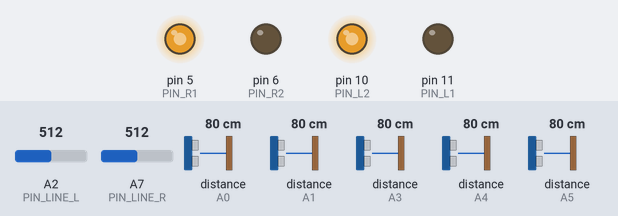
Simulated run of this sketch. Board: Arduino Nano, built with avr-gcc and run on an emulated ATmega328P. On the bench: output pins drawn as LEDs (lit = HIGH). Dashed ring = blinking. The test bench sets the inputs (shaded band); at power-on: A7 (PIN_LINE_R) = 512, distance to the obstacle (sensors on A0, A1, A3, A4, A5) 80 cm, A2 (PIN_LINE_L) = 512. Random numbers use the default seed unless the sketch sets one; what the sketch prints to the serial monitor is not drawn.

Above: at 6.2 s.
6.3 s: A7 (PIN_LINE_R) set to 491
At 7.5 s:
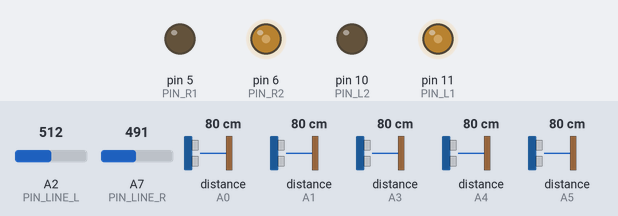
At 8.5 s:
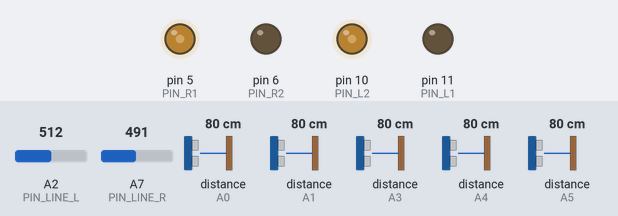
9.3 s: distance to the obstacle (sensor on A0) set to 21 cm
12.3 s: distance to the obstacle (sensor on A0) set to 17 cm
14.0 s: distance to the obstacle (sensor on A1) set to 20 cm
15.5 s: distance to the obstacle (sensor on A1) set to 16 cm
At 16.8 s:
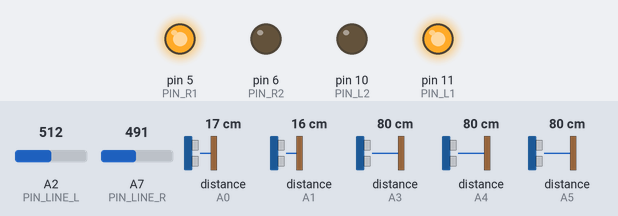
17.3 s: A2 (PIN_LINE_L) set to 992
At 17.8 s:
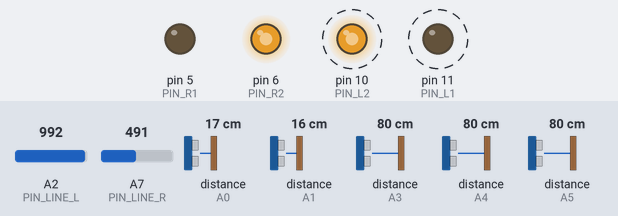
Timing chart, 0 to 21.3 s (numbered marks = the images above; inputs shaded):
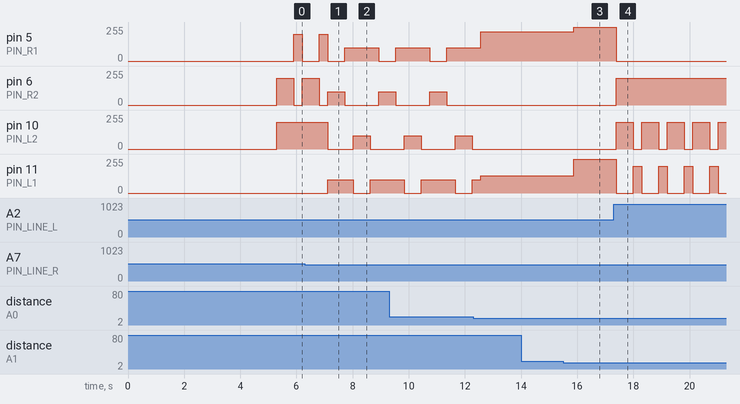

Measured:
- the behaviour switches between 501 and 500 on A7 (PIN_LINE_R) (found by bisection; images 0 and 1)
- the behaviour switches between 18 and 17 cm on distance to the obstacle (sensor on A1) (found by bisection; images 2 and 3)
- after the input at 6.3 s, pin 10 (PIN_L2): 200/255 → 0/255 after 0.82 s, → 100/255 0.91 s later, → 0/255 0.60 s later; pin 11 (PIN_L1): 0/255 → 100/255 after 0.82 s, → 0/255 0.91 s later, → 100/255 0.60 s later
- after the input at 14.0 s, every drawn part: stays the same
- after the input at 15.5 s, pin 5 (PIN_R1): 220/255 → 255/255 after 0.38 s; pin 11 (PIN_L1): 130/255 → 255/255 after 0.38 s
- after the input at 17.3 s, pin 5 (PIN_R1): 255/255 → 0/255 after 0.09 s; pin 6 (PIN_R2): 0/255 → 200/255 after 0.09 s; pin 10 (PIN_L2): alternates 200/255 for 0.60 s and 0/255 for 0.30 s, starting after 0.09 s; pin 11 (PIN_L1): alternates 200/255 for 0.30 s and 0/255 for 0.60 s, starting after 0.09 s

The sketch:

main.ino
```cpp
#include "Motors.h"    // ไฟล์ควบคุมมอเตอร์
#include "Sensors.h"   // ไฟล์อ่าน sensor
#include "Strategy.h"  // ไฟล์ตัดสินใจ AI

// ============================================================
//  main.ino — จุดเริ่มต้นโปรแกรม
//
//  Arduino จะเรียกฟังก์ชัน setup() 1 ครั้งตอนเปิดเครื่อง
//  แล้ววนเรียก loop() ซ้ำๆ ไปเรื่อยๆ ตลอดเวลา
// ============================================================


void setup() {
  Motors::begin();   // เตรียมขามอเตอร์ให้พร้อมใช้งาน
  Sensors::begin();  // เตรียม sensor ระยะและ sensor เส้น
  AI::reset();       // ล้างค่า state ของ AI ให้เริ่มต้นใหม่

  // รอ 5 วินาทีตามกติกา WRS ก่อนที่หุ่นจะเริ่มเคลื่อนที่
  // (ให้เวลาวางหุ่นบนสนามแล้วถอยมือออก)
  delay(5000);
}


void loop() {
  // 1. อ่านค่าระยะจาก sensor รอบตัว
  Dist dist = Sensors::readDist();

  // 2. อ่านค่า sensor ตรวจเส้นขาว
  Line line = Sensors::readLine();

  // 3. ส่งข้อมูลให้ AI ตัดสินใจ และสั่งมอเตอร์
  AI::run(dist, line);

  // loop() จะวนซ้ำเร็วมาก (หลายร้อยครั้งต่อวินาที)
  // ทำให้หุ่นตอบสนองต่อ sensor ได้แทบจะทันที
}
```

Motors.cpp
```cpp
#include "Motors.h"
#include "Config.h"
#include <Arduino.h>

// ============================================================
//  Motors.cpp — โค้ดควบคุมมอเตอร์ผ่าน H-Bridge
//
//  H-Bridge คือวงจรที่ทำให้มอเตอร์หมุนได้ทั้ง 2 ทิศ
//  โดยใช้ 2 ขาต่อมอเตอร์ 1 ตัว ดังนี้:
//
//    speed > 0  →  PIN_x1 = PWM (speed),  PIN_x2 = LOW   (เดินหน้า)
//    speed < 0  →  PIN_x1 = LOW,          PIN_x2 = PWM   (ถอยหลัง)
//    speed = 0  →  PIN_x1 = LOW,          PIN_x2 = LOW   (หยุด)
//
//  PWM คือสัญญาณ 0-255 ที่บอก "ความเร็ว" ของมอเตอร์
// ============================================================


// ── ฟังก์ชัน private (ใช้ภายใน file นี้เท่านั้น) ────────────
namespace {

  // ขับมอเตอร์ 1 ตัว
  // pin1 = ขาเดินหน้า, pin2 = ขาถอยหลัง, speed = ความเร็ว (-255 ถึง 255)
  void driveMotor(int pin1, int pin2, int speed) {

    // ป้องกันค่าเกินขอบเขต (เผื่อโค้ดส่งค่า 300 มาโดยบังเอิญ)
    speed = constrain(speed, -255, 255);

    if (speed > 0) {
      // เดินหน้า: ปล่อย PWM ที่ pin1, ดับ pin2
      analogWrite(pin1, speed);
      digitalWrite(pin2, LOW);
    }
    else if (speed < 0) {
      // ถอยหลัง: ดับ pin1, ปล่อย PWM ที่ pin2 (speed เป็นลบ จึงต้อง -speed)
      digitalWrite(pin1, LOW);
      analogWrite(pin2, -speed);
    }
    else {
      // หยุด: ดับทั้งสองขา
      digitalWrite(pin1, LOW);
      digitalWrite(pin2, LOW);
    }
  }

} // ปิด namespace (anonymous)


// ── Public API ───────────────────────────────────────────────

// เตรียมขาทั้งหมดให้เป็น OUTPUT
void Motors::begin() {
  pinMode(PIN_L1, OUTPUT);
  pinMode(PIN_L2, OUTPUT);
  pinMode(PIN_R1, OUTPUT);
  pinMode(PIN_R2, OUTPUT);
}

// สั่งมอเตอร์ซ้ายและขวาพร้อมกัน
void Motors::move(int leftSpeed, int rightSpeed) {
  driveMotor(PIN_L1, PIN_L2, leftSpeed);
  driveMotor(PIN_R1, PIN_R2, rightSpeed);
}

// หยุดมอเตอร์ทั้งคู่
void Motors::stop() {
  move(0, 0);
}
```

Motors.h
```cpp
#pragma once

// ============================================================
//  Motors.h — ประกาศ API ของมอเตอร์
//
//  ไฟล์นี้คือ "สารบัญ" บอกว่ามีฟังก์ชันอะไรใช้ได้บ้าง
//  โค้ดจริงอยู่ใน Motors.cpp
//
//  วิธีเรียกใช้จากไฟล์อื่น:
//    Motors::begin();          ← เรียกครั้งเดียวใน setup()
//    Motors::move(200, 200);   ← เดินหน้าเต็มสปีด
//    Motors::move(-200, 200);  ← หมุนซ้าย
//    Motors::stop();           ← หยุดทั้งคู่
//
//  ค่าความเร็ว:
//    +255 = เดินหน้าเต็มสปีด
//    -255 = ถอยหลังเต็มสปีด
//       0 = หยุด
// ============================================================

namespace Motors {

  // เตรียมขามอเตอร์ — เรียกใน setup() ครั้งเดียว
  void begin();

  // สั่งความเร็วมอเตอร์ซ้าย/ขวา (ค่า -255 ถึง +255)
  void move(int leftSpeed, int rightSpeed);

  // หยุดทั้งสองมอเตอร์ (เหมือนเรียก move(0, 0))
  void stop();

}
```

Sensors.cpp
```cpp
#include <Arduino.h>
#include "Sensors.h"
#include "Config.h"
#include <SharpIR.h>

// ============================================================
//  Sensors.cpp — อ่านค่า Sharp GP2Y0A41SK0F × 5 และ sensor เส้น × 2
//
//  ต้องติดตั้ง library ก่อน:
//    Arduino IDE → Library Manager → ค้นหา "SharpIR" → Install
//
//  library จะแปลงค่า Analog ของ sensor ให้เป็นระยะ (cm) อัตโนมัติ
//  เราแค่ต้องแปลงต่อจาก cm → mm และกรองค่าที่ไม่น่าเชื่อถือออก
// ============================================================


// ── สร้าง object sensor ทั้ง 5 ตัว ─────────────────────────
//
//  SharpIR(รุ่นเซนเซอร์, ขา analog)
//  รุ่น GP2Y0A41SK0F คือรหัสที่ library ใช้เพื่อเลือก curve ที่ถูกต้อง
//
//  วางใน namespace {} เพื่อซ่อน ไม่ให้ไฟล์อื่นเรียกใช้โดยตรง

namespace {

  SharpIR sensorSL(SharpIR::GP2Y0A41SK0F, PIN_SHARP_SL);
  SharpIR sensorFL(SharpIR::GP2Y0A41SK0F, PIN_SHARP_FL);
  SharpIR sensorFC(SharpIR::GP2Y0A41SK0F, PIN_SHARP_FC);
  SharpIR sensorFR(SharpIR::GP2Y0A41SK0F, PIN_SHARP_FR);
  SharpIR sensorSR(SharpIR::GP2Y0A41SK0F, PIN_SHARP_SR);


  // อ่านค่าจาก sensor หลายครั้งแล้วเฉลี่ย เพื่อลด noise
  // SHARP_SAMPLES กำหนดใน Config.h (ค่าเริ่มต้น = 3)
  int readAverage(SharpIR& sensor) {
    long sum = 0;
    for (int i = 0; i < SHARP_SAMPLES; i++) {
      sum += sensor.distance();
    }
    return (int)(sum / SHARP_SAMPLES);
  }

  // แปลงค่าจาก cm → mm และกรองค่านอกช่วงที่เชื่อถือได้ออก
  //
  // ทำไมต้องกรอง? เพราะ sensor นี้วัดแม่นแค่ 40–300 mm
  // ถ้าใกล้กว่า 40mm ค่าจะบิดเบี้ยว, ไกลกว่า 300mm วัดไม่ถึง
  int toMM(int cm) {
    int mm = cm * 10;

    if (mm < SHARP_MIN_MM || mm > SHARP_MAX_MM) {
      return NO_TARGET;  // ค่าไม่น่าเชื่อถือ → แทนด้วย "ไม่เจอ"
    }

    return mm;
  }

} // ปิด namespace (anonymous)


// ── Public API ───────────────────────────────────────────────

void Sensors::begin() {
  Serial.begin(115200);  // เปิด Serial สำหรับ debug ผ่าน Serial Monitor

  // Sharp GP2Y เป็น Analog sensor → ตั้งขาเป็น INPUT
  pinMode(PIN_SHARP_SL, INPUT);
  pinMode(PIN_SHARP_FL, INPUT);
  pinMode(PIN_SHARP_FC, INPUT);
  pinMode(PIN_SHARP_FR, INPUT);
  pinMode(PIN_SHARP_SR, INPUT);

  // sensor เส้นก็เป็น Analog เช่นกัน
  pinMode(PIN_LINE_L, INPUT);
  pinMode(PIN_LINE_R, INPUT);

  Serial.println(F("[Sensors] พร้อมใช้งาน"));
  // F("...") = เก็บข้อความใน Flash memory แทน RAM ประหยัด memory ได้
}


// อ่านค่าระยะจาก sensor ทั้ง 5 ตัว
// .distance() คืนค่าเป็น cm จากนั้นเรา toMM() แปลงเป็น mm
Dist Sensors::readDist() {
  Dist d;
  d.sl = toMM(readAverage(sensorSL));
  d.fl = toMM(readAverage(sensorFL));
  d.fc = toMM(readAverage(sensorFC));
  d.fr = toMM(readAverage(sensorFR));
  d.sr = toMM(readAverage(sensorSR));
  return d;
}


// อ่านค่า sensor เส้นทั้งสองข้าง
Line Sensors::readLine() {
  Line l;

  // analogRead() คืนค่า 0–1023
  l.leftRaw  = analogRead(PIN_LINE_L);
  l.rightRaw = analogRead(PIN_LINE_R);

  // เปรียบกับ Threshold → ถ้าเกิน = เจอเส้นขาว
  l.left  = l.leftRaw  > LINE_L_TH;
  l.right = l.rightRaw > LINE_R_TH;

  return l;
}
```

Sensors.h
```cpp
#pragma once

// ============================================================
//  Sensors.h — โครงสร้างข้อมูลและ API อ่านค่า Sensor
//
//  ไฟล์นี้กำหนด "รูปแบบข้อมูล" ที่ sensor จะส่งคืนมา
//  โค้ดจริงอยู่ใน Sensors.cpp
// ============================================================


// ── ข้อมูลระยะจาก Sensor รอบตัว ─────────────────────────────
//
//  หน่วยเป็น mm (มิลลิเมตร)
//  ถ้าเป็น NO_TARGET (999) = ไม่เจอวัตถุ หรือ sensor อ่านไม่ได้
//
//  ตำแหน่งของ sensor:
//
//         [sl]  [fl][fc][fr]  [sr]
//          ◄─       ▲▲▲       ─►
//        ข้าง     หน้าหุ่น     ข้าง
//        ซ้าย                  ขวา

struct Dist {
  int sl;   // Side Left  — sensor ข้างซ้าย
  int fl;   // Front Left — sensor หน้าซ้าย
  int fc;   // Front Center — sensor หน้ากลาง
  int fr;   // Front Right — sensor หน้าขวา
  int sr;   // Side Right — sensor ข้างขวา
};


// ── ข้อมูล Sensor เส้น ───────────────────────────────────────
//
//  left/right = true  → "เจอเส้นขาว" → หุ่นกำลังจะออกนอกสนาม!
//  leftRaw/rightRaw   → ค่าดิบจาก analogRead (0–1023) ไว้ debug

struct Line {
  bool left;      // เจอเส้นขาวซ้าย?
  bool right;     // เจอเส้นขาวขวา?
  int  leftRaw;   // ค่าดิบ sensor เส้นซ้าย (ไว้ดูตอน calibrate)
  int  rightRaw;  // ค่าดิบ sensor เส้นขวา
};


// ── API ──────────────────────────────────────────────────────

namespace Sensors {

  // เตรียม sensor ทั้งหมด — เรียกใน setup() ครั้งเดียว
  void begin();

  // อ่านระยะจาก sensor รอบตัวทั้ง 5 ตัว คืนค่าเป็น Dist
  Dist readDist();

  // อ่านค่า sensor เส้นทั้งสองข้าง คืนค่าเป็น Line
  Line readLine();

}
```

Strategy.cpp
```cpp
#include <Arduino.h>
#include "Strategy.h"
#include "Motors.h"
#include "Config.h"

// ============================================================
//  Strategy.cpp — AI หุ่นยนต์ซูโม่
//
//  ภาพรวมการทำงาน:
//
//    loop() เรียก AI::run() ทุกรอบ
//         │
//         ▼
//    เจอเส้น? ──Yes──► [ESCAPE_BACK] ถอยหลัง 180ms
//         │                    │
//         No                   ▼
//         │             [ESCAPE_TURN] หมุนกลับ 220ms
//         ▼                    │
//    เห็นศัตรู? ──No──► [SEARCH] หมุนหา (spiral)
//         │
//         Yes
//         │
//    ศัตรูใกล้? ──Yes──► [ATTACK] พุ่งชน
//         │
//         No
//         │
//         └────────────► [TRACK] เลี้ยวตาม
// ============================================================


// ── ชนิดข้อมูล (Enum) ────────────────────────────────────────

enum EscapeState {
  ESC_IDLE = 0,   // ปกติ ไม่ได้หนีเส้น
  ESC_BACK = 1,   // กำลังถอยหลังหนีเส้น
  ESC_TURN = 2,   // กำลังหมุนกลับเข้าสนาม
};

enum TargetDir {
  DIR_NONE   =  0,   // ไม่เห็นศัตรูเลย
  DIR_CENTER =  2,   // ศัตรูอยู่ตรงหน้าพอดี → วิ่งตรง
  DIR_LEFT   = -1,   // ศัตรูอยู่ทางซ้าย
  DIR_RIGHT  =  1,   // ศัตรูอยู่ทางขวา
};


// ── ตัวแปร "จำ state" (ใช้ภายใน file นี้เท่านั้น) ────────────
namespace {

  // -- จำ state การหนีเส้น --
  EscapeState   escapeState = ESC_IDLE;
  bool          escapeTurnRight = false;  // [FIX #2] ชื่อชัดเจน: true = หมุนขวา
  unsigned long escapeTimer = 0;

  // -- จำ target ล่าสุด --
  TargetDir     lastTarget  = DIR_NONE;
  unsigned long targetTimer = 0;

  // -- จำ state การค้นหา --
  bool          searchDir   = false;
  unsigned long searchTimer = 0;


  // ================================================================
  //  ฟังก์ชันช่วย (Helper) — private ใช้ภายใน file นี้เท่านั้น
  // ================================================================

  // ตรวจว่า sensor หน้าตัวใดตัวหนึ่งเห็นศัตรูในระยะ TRACK_DIST ไหม
  bool frontSeesTarget(const Dist& d) {
    return (d.fl < TRACK_DIST) ||
           (d.fc < TRACK_DIST) ||
           (d.fr < TRACK_DIST);
  }

  // วิเคราะห์ข้อมูล sensor ทั้งหมด แล้วบอกว่าศัตรูอยู่ทางไหน
  //
  //  ลำดับตรวจ: หน้ากลาง → หน้าซ้าย → หน้าขวา → ข้างซ้าย → ข้างขวา
  //
  //  [FIX #1] เมื่อก่อนคืน DIR_NONE เวลาศัตรูตรงหน้าพอดี
  //  ทำให้ AI ไม่อัปเดต lock → หุ่นหยุดพุ่งแล้วหันไปค้นหาแทน
  //  แก้โดยเพิ่ม DIR_CENTER แทน DIR_NONE ในกรณีนี้
  TargetDir detectTarget(const Dist& d) {
    if (d.fc < TRACK_DIST) {
      if (abs(d.fl - d.fr) < TRACK_CENTER_ZONE) return DIR_CENTER;  // ตรงหน้าพอดี
      return (d.fl < d.fr) ? DIR_LEFT : DIR_RIGHT;
    }
    if (d.fl < TRACK_DIST) return DIR_LEFT;
    if (d.fr < TRACK_DIST) return DIR_RIGHT;
    if (d.sl < SIDE_DIST)  return DIR_LEFT;
    if (d.sr < SIDE_DIST)  return DIR_RIGHT;
    return DIR_NONE;
  }

  // คืนระยะที่ใกล้ที่สุดจาก sensor หน้า 3 ตัว
  int closestFront(const Dist& d) {
    return min(min(d.fl, d.fc), d.fr);
  }


  // ================================================================
  //  พฤติกรรมหลัก 3 แบบ
  // ================================================================

  // ATTACK — เห็นศัตรูอยู่ใกล้ → พุ่งเต็มสปีดทั้งสองล้อ
  void doAttack() {
    Motors::move(ATTACK_SPEED, ATTACK_SPEED);
  }


  // TRACK — เห็นศัตรูแต่ยังไกล → เลี้ยวตามแบบ proportional
  //
  //  กรณี 1: sensor หน้ากลาง (fc) เห็น → คำนวณจาก fl และ fr
  //    diff = fl - fr
  //      ถ้า diff บวก = fl น้อยกว่า fr → sensor ซ้ายเห็นใกล้กว่า → ศัตรูอยู่ซ้าย → เลี้ยวซ้าย
  //      ถ้า diff ลบ  = fr น้อยกว่า fl → sensor ขวาเห็นใกล้กว่า → ศัตรูอยู่ขวา  → เลี้ยวขวา
  //      ยิ่ง diff มาก = เลี้ยวแรงขึ้น
  //
  //  กรณี 2: sensor ข้างเจอ (fc ไม่เห็น) → ใช้ความเร็วตายตัว
  //
  void doTrack(TargetDir dir, const Dist& d) {

    if (d.fc < TRACK_DIST) {
      // === Proportional Steering ===
      // diff บวก = fl น้อย = sensor ซ้ายใกล้ศัตรูกว่า = ศัตรูอยู่ซ้าย
      // diff ลบ  = fr น้อย = sensor ขวาใกล้ศัตรูกว่า = ศัตรูอยู่ขวา
      int diff = d.fl - d.fr;

      if (abs(diff) < TRACK_CENTER_ZONE) {
        Motors::move(TRACK_FAST, TRACK_FAST);
        return;
      }

      int turn = map(abs(diff), TRACK_CENTER_ZONE, TRACK_DIST, 20, 90);
      turn = constrain(turn, 20, 90);

      int fast = TRACK_FAST;
      int slow = constrain(TRACK_FAST - turn, 0, 255);

      if (diff > 0)
        Motors::move(slow, fast);   // ศัตรูอยู่ซ้าย → ล้อซ้ายช้า = เลี้ยวซ้าย  [FIX #5]
      else
        Motors::move(fast, slow);   // ศัตรูอยู่ขวา  → ล้อขวาช้า = เลี้ยวขวา   [FIX #5]

    } else {
      // === Fixed Speed (sensor ข้างเจอ) ===
      if (dir == DIR_LEFT)
        Motors::move(TRACK_SLOW, TRACK_FAST);  // ล้อซ้ายช้า = เลี้ยวซ้าย
      else
        Motors::move(TRACK_FAST, TRACK_SLOW);  // ล้อขวาช้า = เลี้ยวขวา
    }
  }


  // SEARCH — ไม่เห็นศัตรู → หมุนค้นหาแบบ spiral
  //
  //  แต่ละรอบ (= SEARCH_FWD_MS + SEARCH_SWAP_MS = 800ms):
  //    ช่วงต้น (200ms): เดินหน้า
  //    ช่วงหลัง (600ms): หมุนค้นหา
  //    พอครบรอบ: สลับทิศ แล้วเริ่มรอบใหม่
  //
  void doSearch() {
    const unsigned long CYCLE = SEARCH_FWD_MS + SEARCH_SWAP_MS;

    unsigned long elapsed = millis() - searchTimer;

    if (elapsed >= CYCLE) {
      searchDir   = !searchDir;
      searchTimer = millis();
      elapsed     = 0;
    }

    if (elapsed < SEARCH_FWD_MS) {
      Motors::move(SEARCH_SPEED, SEARCH_SPEED);
    } else {
      if (searchDir)
        Motors::move(-SEARCH_SPEED, SEARCH_SPEED);   // หมุนขวา
      else
        Motors::move(SEARCH_SPEED, -SEARCH_SPEED);   // หมุนซ้าย
    }
  }

} // ปิด namespace (anonymous)


// ================================================================
//  Public API
// ================================================================

void AI::reset() {
  escapeState    = ESC_IDLE;
  escapeTurnRight = false;
  escapeTimer    = 0;
  lastTarget     = DIR_NONE;
  targetTimer    = 0;
  searchDir      = false;
  searchTimer    = millis();  // [FIX #3] ใช้ millis() ไม่ใช่ 0
                              // ป้องกัน elapsed พุ่งสูงหลัง delay(5000)
                              // ทำให้รอบแรกเริ่มด้วย "เดินหน้า" เสมอ
}


void AI::run(Dist dist, Line line) {

  // ============================================================
  //  ขั้น 1: ตรวจเส้น (สำคัญที่สุด ตรวจก่อนเสมอ)
  // ============================================================
  //
  //  เช็ค ESC_IDLE ก่อน เพราะถ้ากำลังถอยอยู่ sensor อาจยังเห็นเส้น
  //  ถ้าไม่เช็ค → escapeTimer reset ทุก loop → ถอยไม่จบสักที
  //
  if ((line.left || line.right) && escapeState == ESC_IDLE) {
    escapeState = ESC_BACK;
    escapeTimer = millis();

    // ตัดสินใจทิศหมุนกลับ
    // [FIX #2] ชื่อตัวแปรชัดเจนขึ้น: escapeTurnRight = true = จะหมุนขวา
    //
    //  เจอเส้นซ้าย  → หุ่นใกล้ขอบซ้าย → หมุนขวาเพื่อกลับเข้าสนาม
    //  เจอเส้นขวา   → หุ่นใกล้ขอบขวา → หมุนซ้าย
    //  เจอทั้งสอง   → random ป้องกันติดแบบเดิม
    if (line.left && !line.right)
      escapeTurnRight = true;
    else if (line.right && !line.left)
      escapeTurnRight = false;
    else
      escapeTurnRight = (random(2) == 0);
  }

  // ============================================================
  //  ขั้น 2: ถอยหลังหนีเส้น
  // ============================================================
  if (escapeState == ESC_BACK) {
    Motors::move(-ESCAPE_BACK, -ESCAPE_BACK);

    if (millis() - escapeTimer >= ESCAPE_BACK_MS) {
      escapeState = ESC_TURN;
      escapeTimer = millis();
    }
    return;
  }

  // ============================================================
  //  ขั้น 3: หมุนกลับเข้าสนาม
  // ============================================================
  if (escapeState == ESC_TURN) {
    if (escapeTurnRight)
      Motors::move( ESCAPE_TURN, -ESCAPE_TURN);   // หมุนขวา
    else
      Motors::move(-ESCAPE_TURN,  ESCAPE_TURN);   // หมุนซ้าย

    if (millis() - escapeTimer >= ESCAPE_TURN_MS) {
      escapeState = ESC_IDLE;
      searchTimer = millis();  // [FIX #4] reset searchTimer ทันทีที่กลับเป็น IDLE
                               // ป้องกัน elapsed ค้างค่าเก่า → phase ค้นหาผิด
      return;                  // [FIX #6] return ทันที ไม่ให้ไหลเข้า AI ปกติในรอบเดียวกัน
    }
    return;
  }

  // ============================================================
  //  ขั้น 4: AI ปกติ — ไม่ได้หนีเส้น
  // ============================================================

  TargetDir detected = detectTarget(dist);

  // [FIX #1] DIR_CENTER ก็นับว่า "เห็นศัตรู" → อัปเดต lock ด้วย
  if (detected != DIR_NONE) {
    lastTarget  = detected;
    targetTimer = millis();
  }

  bool targetLocked = (lastTarget != DIR_NONE) &&
                      (millis() - targetTimer < LOCK_TIME);

  if (!targetLocked) {
    doSearch();
    return;
  }

  // มีเป้าหมาย → ตัดสินใจว่าจะพุ่งหรือตาม
  if (closestFront(dist) < RAM_DIST)
    doAttack();
  else
    doTrack(lastTarget, dist);
}
```

Strategy.h
```cpp
#pragma once
#include "Sensors.h"

// ============================================================
//  Strategy.h — ประกาศ API ของ AI หุ่นยนต์
//
//  AI ตัดสินใจตามลำดับความสำคัญดังนี้:
//
//    1. หนีเส้น   — ถ้าจะออกนอกสนาม → ถอยแล้วหมุนกลับ (ด่วน!)
//    2. โจมตี     — ถ้าศัตรูอยู่ใกล้ → พุ่งชนเต็มสปีด
//    3. ติดตาม    — ถ้าเห็นศัตรูแต่ยังไกล → เลี้ยวตาม
//    4. ค้นหา     — ถ้าไม่เห็นศัตรูเลย → หมุนหาแบบ spiral
// ============================================================

namespace AI {

  // ล้างค่าทั้งหมดให้เริ่มต้นใหม่ — เรียกใน setup()
  void reset();

  // อัปเดต AI 1 รอบ — เรียกทุก loop()
  // รับข้อมูล sensor แล้วสั่งมอเตอร์
  void run(Dist dist, Line line);

}
```

Source omitted: Config.h (4147 bytes)
